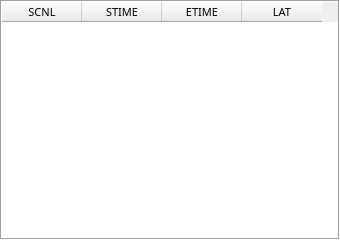
<?xml version="1.0" encoding="UTF-8"?>
<ui version="4.0">
 <class>LatencyMon</class>
 <widget class="QFrame" name="LatencyMon">
  <property name="geometry">
   <rect>
    <x>0</x>
    <y>0</y>
    <width>340</width>
    <height>240</height>
   </rect>
  </property>
  <property name="windowTitle">
   <string>Frame</string>
  </property>
  <property name="frameShape">
   <enum>QFrame::StyledPanel</enum>
  </property>
  <property name="frameShadow">
   <enum>QFrame::Raised</enum>
  </property>
  <widget class="QTableWidget" name="LatencyTable">
   <property name="geometry">
    <rect>
     <x>0</x>
     <y>0</y>
     <width>340</width>
     <height>240</height>
    </rect>
   </property>
   <property name="font">
    <font>
     <family>Abyssinica SIL</family>
     <pointsize>8</pointsize>
    </font>
   </property>
   <property name="frameShape">
    <enum>QFrame::Box</enum>
   </property>
   <attribute name="horizontalHeaderDefaultSectionSize">
    <number>80</number>
   </attribute>
   <attribute name="horizontalHeaderShowSortIndicator" stdset="0">
    <bool>true</bool>
   </attribute>
   <attribute name="horizontalHeaderStretchLastSection">
    <bool>false</bool>
   </attribute>
   <attribute name="verticalHeaderVisible">
    <bool>false</bool>
   </attribute>
   <column>
    <property name="text">
     <string>SCNL</string>
    </property>
   </column>
   <column>
    <property name="text">
     <string>STIME</string>
    </property>
   </column>
   <column>
    <property name="text">
     <string>ETIME</string>
    </property>
   </column>
   <column>
    <property name="text">
     <string>LAT</string>
    </property>
   </column>
  </widget>
 </widget>
 <resources/>
 <connections/>
</ui>
